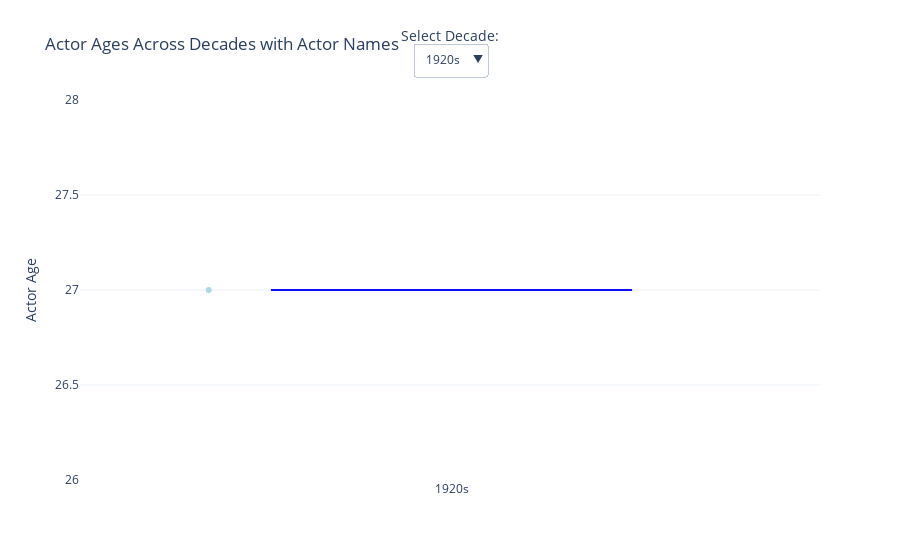
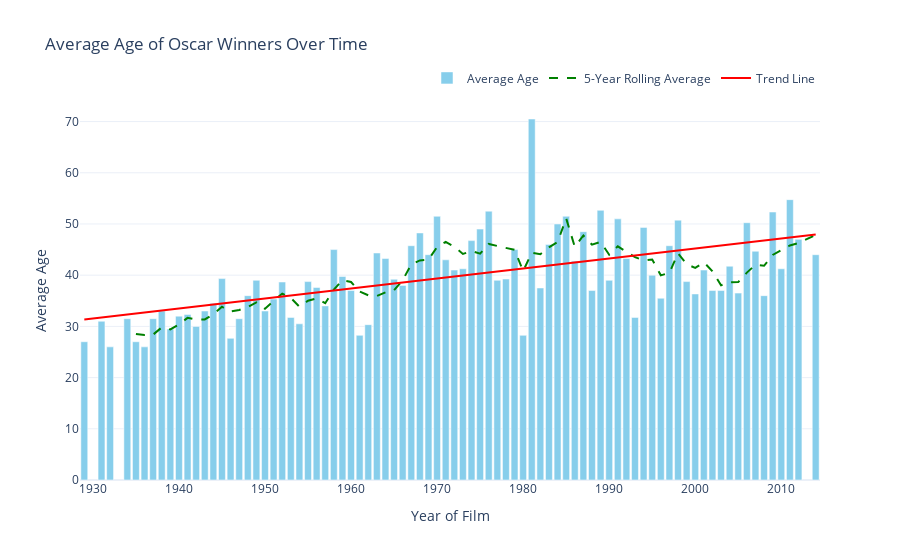

These figures' notebook cell, in order:
### Markdown cell above
# Trend over time 

Small study to see if age and experience are a variable in winning oscars

### Code cell
import pandas as pd
import numpy as np
import plotly.graph_objects as go
from scipy.stats import linregress

# Ensure the winning_data DataFrame is prepared as before
winning_data = filtered_matching_oscar_data[filtered_matching_oscar_data['winner'] == True]
winning_data = winning_data.dropna(subset=['Actor age at movie release'])

# Add a decade column
winning_data['decade'] = (winning_data['year_film'] // 10) * 10

# --- Boxplots by Decade with Actor Names ---
decades = sorted(winning_data['decade'].unique())
boxplots = []

for decade in decades:
    # Filter data for the current decade
    decade_data = winning_data[winning_data['decade'] == decade]
    ages = decade_data['Actor age at movie release']
    actor_names = decade_data['name']  # Assuming a column for actor names
    
    # Add trace for the boxplot with actor names
    boxplots.append(go.Box(
        y=ages,
        name=f"{decade}s",
        boxmean='sd',  # Show mean and standard deviation
        marker=dict(color='lightblue'),
        line=dict(color='blue', width=1.5),  # Whiskers
        jitter=0.3,  # Add jitter to data points for better visualization
        pointpos=-1.5,  # Position of points (relative to box)
        boxpoints="all",  # Display all points
        customdata=actor_names,  # Pass actor names
        hovertemplate="Age: %{y}<br>Actor: %{customdata}<extra></extra>",  # Custom hover text
        showlegend=False
    ))

# Create dropdown menu for boxplots
boxplot_dropdown = go.Figure()
for i, box in enumerate(boxplots):
    boxplot_dropdown.add_trace(box)
    boxplot_dropdown.data[i].visible = (i == 0)  # Only show the first decade initially

buttons = [
    dict(label=f"{decade}s",
         method="update",
         args=[{"visible": [j == i for j in range(len(boxplots))]},
               {"title": f"Actor Ages in the {decade}s"}])
    for i, decade in enumerate(decades)
]

boxplot_dropdown.update_layout(
    updatemenus=[{
        "buttons": buttons,
        "direction": "down",
        "showactive": True,
        "x": 0.5,
        "xanchor": "center",
        "y": 1.15,
        "yanchor": "top"
    }],
    title="Actor Ages Across Decades with Actor Names",
    yaxis_title="Actor Age",
    template="plotly_white",
    annotations=[
        dict(
            text="Select Decade:",
            showarrow=False,
            x=0.5,
            y=1.2,
            xref="paper",
            yref="paper",
            align="center",
            font=dict(size=14)
        )
    ]
)

# --- Average Age Over Time ---
avg_age_over_years = winning_data.groupby('year_film')['Actor age at movie release'].mean()
years = avg_age_over_years.index.values
avg_ages = avg_age_over_years.values
rolling_avg = avg_age_over_years.rolling(window=5).mean()

# Perform linear regression for trend line
slope, intercept, r_value, p_value, std_err = linregress(years, avg_ages)
trend_line = slope * years + intercept

# Create plot for average age over time
avg_age_plot = go.Figure()

# Bar chart for average age
avg_age_plot.add_trace(go.Bar(
    x=years,
    y=avg_ages,
    name="Average Age",
    marker_color='skyblue'
))

# Add rolling average line
avg_age_plot.add_trace(go.Scatter(
    x=years,
    y=rolling_avg,
    mode='lines',
    name="5-Year Rolling Average",
    line=dict(color='green', dash='dash', width=2)
))

# Add trend line
avg_age_plot.add_trace(go.Scatter(
    x=years,
    y=trend_line,
    mode='lines',
    name="Trend Line",
    line=dict(color='red', width=2)
))

avg_age_plot.update_layout(
    title="Average Age of Oscar Winners Over Time",
    xaxis_title="Year of Film",
    yaxis_title="Average Age",
    template="plotly_white",
    legend=dict(orientation="h", yanchor="bottom", y=1.02, xanchor="right", x=1)
)

# Show the plots
boxplot_dropdown.show()
avg_age_plot.show()

### Figure 1 — Plotly figure (JSON) as saved in the notebook; plotly's stock layout.template omitted (floating-point values rounded to 4 significant figures)
{"data": [{"boxmean": "sd", "boxpoints": "all", "customdata": ["Norma Shearer"], "hovertemplate": "Age: %{y}<br>Actor: %{customdata}<extra></extra>", "jitter": 0.3, "line": {"color": "blue", "width": 1.5}, "marker": {"color": "lightblue"}, "name": "1920s", "pointpos": -1.5, "showlegend": false, "type": "box", "visible": true, "y": [27]}, {"boxmean": "sd", "boxpoints": "all", "customdata": ["Helen Hayes", "Katharine Hepburn", "Clark Gable", "Claudette Colbert", "Bette Davis", "Luise Rainer", "Spencer Tracy", "Luise Rainer", "Spencer Tracy", "Bette Davis", "Robert Donat", "Vivien Leigh"], "hovertemplate": "Age: %{y}<br>Actor: %{customdata}<extra></extra>", "jitter": 0.3, "line": {"color": "blue", "width": 1.5}, "marker": {"color": "lightblue"}, "name": "1930s", "pointpos": -1.5, "showlegend": false, "type": "box", "visible": false, "y": [31, 26, 33, 30, 27, 26, 36, 27, 37, 29, 33, 26]}, {"boxmean": "sd", "boxpoints": "all", "customdata": ["James Stewart", "Gary Cooper", "Joan Fontaine", "Mary Astor", "Van Heflin", "Greer Garson", "Teresa Wright", "Jennifer Jones", "Katina Paxinou", "Bing Crosby", "Ingrid Bergman", "Ray Milland", "Joan Crawford", "Anne Revere", "Harold Russell", "Olivia de Havilland", "Anne Baxter", "Loretta Young", "Celeste Holm", "Laurence Olivier", "Jane Wyman", "Claire Trevor", "Dean Jagger", "Olivia de Havilland"], "hovertemplate": "Age: %{y}<br>Actor: %{customdata}<extra></extra>", "jitter": 0.3, "line": {"color": "blue", "width": 1.5}, "marker": {"color": "lightblue"}, "name": "1940s", "pointpos": -1.5, "showlegend": false, "type": "box", "visible": false, "y": [32, 39, 24, 34, 30, 37, 23, 24, 42, 41, 28, 37, 40, 41, 31, 29, 23, 34, 29, 40, 30, 38, 45, 33]}, {"boxmean": "sd", "boxpoints": "all", "customdata": ["José Ferrer", "Judy Holliday", "Karl Malden", "Vivien Leigh", "Kim Hunter", "Gary Cooper", "Anthony Quinn", "Gloria Grahame", "William Holden", "Frank Sinatra", "Audrey Hepburn", "Donna Reed", "Marlon Brando", "Edmond O'Brien", "Grace Kelly", "Eva Marie Saint", "Ernest Borgnine", "Jack Lemmon", "Anna Magnani", "Jo Van Fleet", "Yul Brynner", "Anthony Quinn", "Ingrid Bergman", "Ingrid Bergman", "Dorothy Malone", "Alec Guinness", "Red Buttons", "Joanne Woodward", "Miyoshi Umeki", "Burl Ives", "Susan Hayward", "Charlton Heston", "Hugh Griffith", "Simone Signoret", "Shelley Winters"], "hovertemplate": "Age: %{y}<br>Actor: %{customdata}<extra></extra>", "jitter": 0.3, "line": {"color": "blue", "width": 1.5}, "marker": {"color": "lightblue"}, "name": "1950s", "pointpos": -1.5, "showlegend": false, "type": "box", "visible": false, "y": [37, 29, 39, 38, 29, 51, 36, 29, 34, 37, 24, 32, 30, 38, 25, 29, 38, 30, 47, 40, 35, 41, 41, 41, 30, 43, 38, 27, 28, 49, 41, 36, 47, 38, 38]}, {"boxmean": "sd", "boxpoints": "all", "customdata": ["Burt Lancaster", "Peter Ustinov", "Shirley Jones", "Maximilian Schell", "George Chakiris", "Sophia Loren", "Rita Moreno", "Gregory Peck", "Anne Bancroft", "Patty Duke", "Sidney Poitier", "Melvyn Douglas", "Patricia Neal", "Rex Harrison", "Peter Ustinov", "Julie Andrews", "Lila Kedrova", "Lee Marvin", "Lee Marvin", "Martin Balsam", "Julie Christie", "Shelley Winters", "Paul Scofield", "Walter Matthau", "Elizabeth Taylor", "Sandy Dennis", "Rod Steiger", "George Kennedy", "Katharine Hepburn", "Estelle Parsons", "Cliff Robertson", "Jack Albertson", "Katharine Hepburn", "Barbra Streisand", "John Wayne", "Gig Young", "Maggie Smith", "Goldie Hawn"], "hovertemplate": "Age: %{y}<br>Actor: %{customdata}<extra></extra>", "jitter": 0.3, "line": {"color": "blue", "width": 1.5}, "marker": {"color": "lightblue"}, "name": "1960s", "pointpos": -1.5, "showlegend": false, "type": "box", "visible": false, "y": [46, 39, 26, 31, 27, 26, 29, 46, 30, 15, 36, 61, 36, 56, 43, 28, 46, 41, 41, 46, 24, 44, 44, 45, 34, 29, 42, 42, 60, 39, 45, 61, 61, 26, 62, 56, 34, 24]}, {"boxmean": "sd", "boxpoints": "all", "customdata": ["George C. Scott", "John Mills", "Gene Hackman", "Ben Johnson", "Jane Fonda", "Cloris Leachman", "Marlon Brando", "Joel Grey", "Liza Minnelli", "Eileen Heckart", "Jack Lemmon", "John Houseman", "Glenda Jackson", "Tatum O'Neal", "Art Carney", "Robert De Niro", "Ellen Burstyn", "Ingrid Bergman", "Lee Grant", "Peter Finch", "Jason Robards", "Faye Dunaway", "Beatrice Straight", "Richard Dreyfuss", "Jason Robards", "Diane Keaton", "Vanessa Redgrave", "Jon Voight", "Christopher Walken", "Jane Fonda", "Maggie Smith", "Dustin Hoffman", "Melvyn Douglas", "Sally Field", "Meryl Streep"], "hovertemplate": "Age: %{y}<br>Actor: %{customdata}<extra></extra>", "jitter": 0.3, "line": {"color": "blue", "width": 1.5}, "marker": {"color": "lightblue"}, "name": "1970s", "pointpos": -1.5, "showlegend": false, "type": "box", "visible": false, "y": [42, 61, 41, 53, 33, 45, 47, 39, 25, 53, 48, 71, 37, 9, 55, 31, 42, 59, 49, 60, 53, 35, 62, 30, 55, 31, 40, 39, 35, 40, 43, 41, 78, 32, 29]}, {"boxmean": "sd", "boxpoints": "all", "customdata": ["Robert De Niro", "Timothy Hutton", "Sissy Spacek", "Mary Steenburgen", "Henry Fonda", "John Gielgud", "Katharine Hepburn", "Maureen Stapleton", "Ben Kingsley", "Louis Gossett, Jr.", "Meryl Streep", "Jessica Lange", "Robert Duvall", "Jack Nicholson", "Shirley MacLaine", "Linda Hunt", "F. Murray Abraham", "Haing S. Ngor", "Sally Field", "Peggy Ashcroft", "William Hurt", "Don Ameche", "Geraldine Page", "Anjelica Huston", "Paul Newman", "Michael Caine", "Marlee Matlin", "Dianne Wiest", "Michael Douglas", "Sean Connery", "Cher", "Olympia Dukakis", "Dustin Hoffman", "Kevin Kline", "Jodie Foster", "Geena Davis", "Denzel Washington", "Jessica Tandy", "Brenda Fricker"], "hovertemplate": "Age: %{y}<br>Actor: %{customdata}<extra></extra>", "jitter": 0.3, "line": {"color": "blue", "width": 1.5}, "marker": {"color": "lightblue"}, "name": "1980s", "pointpos": -1.5, "showlegend": false, "type": "box", "visible": false, "y": [37, 20, 30, 26, 76, 77, 74, 55, 38, 46, 33, 33, 52, 46, 49, 37, 44, 43, 37, 76, 35, 77, 61, 33, 61, 52, 21, 37, 43, 56, 40, 55, 51, 40, 25, 32, 34, 80, 44]}, {"boxmean": "sd", "boxpoints": "all", "customdata": ["Jeremy Irons", "Kathy Bates", "Whoopi Goldberg", "Anthony Hopkins", "Jack Palance", "Jodie Foster", "Al Pacino", "Gene Hackman", "Emma Thompson", "Marisa Tomei", "Tom Hanks", "Tommy Lee Jones", "Holly Hunter", "Anna Paquin", "Tom Hanks", "Martin Landau", "Jessica Lange", "Nicolas Cage", "Susan Sarandon", "Geoffrey Rush", "Cuba Gooding, Jr.", "Frances McDormand", "Juliette Binoche", "Jack Nicholson", "Robin Williams", "Helen Hunt", "Kim Basinger", "Roberto Benigni", "James Coburn", "Gwyneth Paltrow", "Judi Dench", "Kevin Spacey", "Michael Caine", "Hilary Swank", "Angelina Jolie"], "hovertemplate": "Age: %{y}<br>Actor: %{customdata}<extra></extra>", "jitter": 0.3, "line": {"color": "blue", "width": 1.5}, "marker": {"color": "lightblue"}, "name": "1990s", "pointpos": -1.5, "showlegend": false, "type": "box", "visible": false, "y": [41, 42, 34, 53, 72, 28, 52, 62, 32, 27, 36, 46, 35, 10, 37, 66, 45, 31, 49, 44, 28, 38, 32, 60, 46, 34, 43, 45, 69, 26, 63, 40, 66, 25, 24]}, {"boxmean": "sd", "boxpoints": "all", "customdata": ["Russell Crowe", "Julia Roberts", "Marcia Gay Harden", "Denzel Washington", "Jim Broadbent", "Halle Berry", "Jennifer Connelly", "Adrien Brody", "Chris Cooper", "Nicole Kidman", "Catherine Zeta-Jones", "Sean Penn", "Tim Robbins", "Charlize Theron", "Renée Zellweger", "Jamie Foxx", "Morgan Freeman", "Hilary Swank", "Cate Blanchett", "Philip Seymour Hoffman", "George Clooney", "Reese Witherspoon", "Rachel Weisz", "Forest Whitaker", "Alan Arkin", "Helen Mirren", "Jennifer Hudson", "Daniel Day-Lewis", "Javier Bardem", "Tilda Swinton", "Sean Penn", "Heath Ledger", "Kate Winslet", "Penélope Cruz", "Jeff Bridges", "Christoph Waltz", "Sandra Bullock"], "hovertemplate": "Age: %{y}<br>Actor: %{customdata}<extra></extra>", "jitter": 0.3, "line": {"color": "blue", "width": 1.5}, "marker": {"color": "lightblue"}, "name": "2000s", "pointpos": -1.5, "showlegend": false, "type": "box", "visible": false, "y": [36, 32, 41, 46, 52, 35, 31, 29, 51, 35, 33, 42, 44, 28, 34, 36, 67, 30, 34, 38, 44, 29, 35, 45, 71, 60, 25, 50, 38, 46, 48, 29, 33, 34, 60, 52, 45]}, {"boxmean": "sd", "boxpoints": "all", "customdata": ["Colin Firth", "Christian Bale", "Natalie Portman", "Melissa Leo", "Jean Dujardin", "Christopher Plummer", "Meryl Streep", "Octavia Spencer", "Daniel Day-Lewis", "Christoph Waltz", "Anne Hathaway", "Patricia Arquette"], "hovertemplate": "Age: %{y}<br>Actor: %{customdata}<extra></extra>", "jitter": 0.3, "line": {"color": "blue", "width": 1.5}, "marker": {"color": "lightblue"}, "name": "2010s", "pointpos": -1.5, "showlegend": false, "type": "box", "visible": false, "y": [50, 36, 29, 50, 38, 80, 62, 39, 55, 56, 30, 44]}], "layout": {"annotations": [{"align": "center", "font": {"size": 14}, "showarrow": false, "text": "Select Decade:", "x": 0.5, "xref": "paper", "y": 1.2, "yref": "paper"}], "title": {"text": "Actor Ages Across Decades with Actor Names"}, "updatemenus": [{"buttons": [{"args": [{"visible": [true, false, false, false, false, false, false, false, false, false]}, {"title": "Actor Ages in the 1920s"}], "label": "1920s", "method": "update"}, {"args": [{"visible": [false, true, false, false, false, false, false, false, false, false]}, {"title": "Actor Ages in the 1930s"}], "label": "1930s", "method": "update"}, {"args": [{"visible": [false, false, true, false, false, false, false, false, false, false]}, {"title": "Actor Ages in the 1940s"}], "label": "1940s", "method": "update"}, {"args": [{"visible": [false, false, false, true, false, false, false, false, false, false]}, {"title": "Actor Ages in the 1950s"}], "label": "1950s", "method": "update"}, {"args": [{"visible": [false, false, false, false, true, false, false, false, false, false]}, {"title": "Actor Ages in the 1960s"}], "label": "1960s", "method": "update"}, {"args": [{"visible": [false, false, false, false, false, true, false, false, false, false]}, {"title": "Actor Ages in the 1970s"}], "label": "1970s", "method": "update"}, {"args": [{"visible": [false, false, false, false, false, false, true, false, false, false]}, {"title": "Actor Ages in the 1980s"}], "label": "1980s", "method": "update"}, {"args": [{"visible": [false, false, false, false, false, false, false, true, false, false]}, {"title": "Actor Ages in the 1990s"}], "label": "1990s", "method": "update"}, {"args": [{"visible": [false, false, false, false, false, false, false, false, true, false]}, {"title": "Actor Ages in the 2000s"}], "label": "2000s", "method": "update"}, {"args": [{"visible": [false, false, false, false, false, false, false, false, false, true]}, {"title": "Actor Ages in the 2010s"}], "label": "2010s", "method": "update"}], "direction": "down", "showactive": true, "x": 0.5, "xanchor": "center", "y": 1.15, "yanchor": "top"}], "yaxis": {"title": {"text": "Actor Age"}}}}

### Figure 2 — Plotly figure (JSON) as saved in the notebook; plotly's stock layout.template omitted (floating-point values rounded to 4 significant figures)
{"data": [{"marker": {"color": "skyblue"}, "name": "Average Age", "type": "bar", "x": [1929, 1931, 1932, 1934, 1935, 1936, 1937, 1938, 1939, 1940, 1941, 1942, 1943, 1944, 1945, 1946, 1947, 1948, 1949, 1950, 1951, 1952, 1953, 1954, 1955, 1956, 1957, 1958, 1959, 1960, 1961, 1962, 1963, 1964, 1965, 1966, 1967, 1968, 1969, 1970, 1971, 1972, 1973, 1974, 1975, 1976, 1977, 1978, 1979, 1980, 1981, 1982, 1983, 1984, 1985, 1986, 1987, 1988, 1989, 1990, 1991, 1992, 1993, 1994, 1995, 1996, 1997, 1998, 1999, 2000, 2001, 2002, 2003, 2004, 2005, 2006, 2007, 2008, 2009, 2010, 2011, 2012, 2014], "y": [27, 31, 26, 31.5, 27, 26, 31.5, 33, 29.5, 32, 32.33, 30, 33, 34.5, 39.33, 27.67, 31.5, 36, 39, 33, 35.33, 38.67, 31.75, 30.5, 38.75, 37.6, 34, 45, 39.75, 37, 28.25, 30.33, 44.33, 43.25, 39.2, 38, 45.75, 48.25, 44, 51.5, 43, 41, 41.25, 46.75, 49, 52.5, 39, 39.25, 45, 28.25, 70.5, 37.5, 46, 50, 51.5, 42.75, 48.5, 37, 52.67, 39, 51, 43.25, 31.75, 49.33, 40, 35.5, 45.75, 50.75, 38.75, 36.33, 41, 37, 37, 41.75, 36.5, 50.25, 44.67, 36, 52.33, 41.25, 54.75, 47, 44]}, {"line": {"color": "green", "dash": "dash", "width": 2}, "mode": "lines", "name": "5-Year Rolling Average", "type": "scatter", "x": [1929, 1931, 1932, 1934, 1935, 1936, 1937, 1938, 1939, 1940, 1941, 1942, 1943, 1944, 1945, 1946, 1947, 1948, 1949, 1950, 1951, 1952, 1953, 1954, 1955, 1956, 1957, 1958, 1959, 1960, 1961, 1962, 1963, 1964, 1965, 1966, 1967, 1968, 1969, 1970, 1971, 1972, 1973, 1974, 1975, 1976, 1977, 1978, 1979, 1980, 1981, 1982, 1983, 1984, 1985, 1986, 1987, 1988, 1989, 1990, 1991, 1992, 1993, 1994, 1995, 1996, 1997, 1998, 1999, 2000, 2001, 2002, 2003, 2004, 2005, 2006, 2007, 2008, 2009, 2010, 2011, 2012, 2014], "y": [null, null, null, null, 28.5, 28.3, 28.4, 29.8, 29.4, 30.4, 31.67, 31.37, 31.37, 32.37, 33.83, 32.9, 33.2, 33.8, 34.7, 33.43, 34.97, 36.4, 35.55, 33.85, 35, 35.45, 34.52, 37.17, 39.02, 38.67, 36.8, 36.07, 35.93, 36.63, 37.07, 39.02, 42.11, 42.89, 43.04, 45.5, 46.5, 45.55, 44.15, 44.7, 44.2, 46.1, 45.7, 45.3, 44.95, 40.8, 44.4, 44.1, 45.45, 46.45, 51.1, 45.55, 47.75, 45.95, 46.48, 43.98, 45.63, 44.58, 43.53, 42.87, 43.07, 39.97, 40.47, 44.27, 42.15, 41.42, 42.52, 40.77, 38.02, 38.62, 38.65, 40.5, 42.03, 41.83, 43.95, 44.9, 45.8, 46.27, 47.87]}, {"line": {"color": "red", "width": 2}, "mode": "lines", "name": "Trend Line", "type": "scatter", "x": [1929, 1931, 1932, 1934, 1935, 1936, 1937, 1938, 1939, 1940, 1941, 1942, 1943, 1944, 1945, 1946, 1947, 1948, 1949, 1950, 1951, 1952, 1953, 1954, 1955, 1956, 1957, 1958, 1959, 1960, 1961, 1962, 1963, 1964, 1965, 1966, 1967, 1968, 1969, 1970, 1971, 1972, 1973, 1974, 1975, 1976, 1977, 1978, 1979, 1980, 1981, 1982, 1983, 1984, 1985, 1986, 1987, 1988, 1989, 1990, 1991, 1992, 1993, 1994, 1995, 1996, 1997, 1998, 1999, 2000, 2001, 2002, 2003, 2004, 2005, 2006, 2007, 2008, 2009, 2010, 2011, 2012, 2014], "y": [31.34, 31.73, 31.93, 32.32, 32.51, 32.71, 32.91, 33.1, 33.3, 33.49, 33.69, 33.88, 34.08, 34.27, 34.47, 34.66, 34.86, 35.06, 35.25, 35.45, 35.64, 35.84, 36.03, 36.23, 36.42, 36.62, 36.81, 37.01, 37.21, 37.4, 37.6, 37.79, 37.99, 38.18, 38.38, 38.57, 38.77, 38.96, 39.16, 39.36, 39.55, 39.75, 39.94, 40.14, 40.33, 40.53, 40.72, 40.92, 41.11, 41.31, 41.51, 41.7, 41.9, 42.09, 42.29, 42.48, 42.68, 42.87, 43.07, 43.26, 43.46, 43.66, 43.85, 44.05, 44.24, 44.44, 44.63, 44.83, 45.02, 45.22, 45.41, 45.61, 45.81, 46.0, 46.2, 46.39, 46.59, 46.78, 46.98, 47.17, 47.37, 47.56, 47.96]}], "layout": {"legend": {"orientation": "h", "x": 1, "xanchor": "right", "y": 1.02, "yanchor": "bottom"}, "title": {"text": "Average Age of Oscar Winners Over Time"}, "xaxis": {"title": {"text": "Year of Film"}}, "yaxis": {"title": {"text": "Average Age"}}}}
